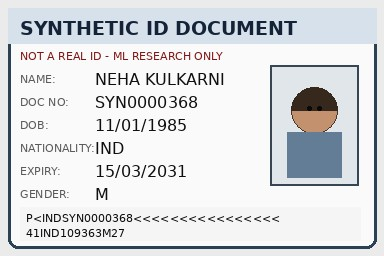
#> input picture SIH2026/SIH26188_tampering_starter_dataset/test/genuine/00368.jpg, 384 x 256 px
$ python -i photo_forgery.py   (imports and definitions only)   (older library calls are emulated)
#> lines starting #> are read from the running program, lines starting #| are printed output that depends on the picture
"""Photo Replacement & Compositing Forensic Analysis Module.

Detects whether a photograph on an identity document appears to have been
digitally replaced, manipulated, or composited.

Independent of face verification (face-matching).
"""
from __future__ import annotations

import io
import math
import numpy as np
import cv2
from PIL import Image, ImageChops
from typing import Dict, Any, List, Tuple, Optional


def detect_photo_region(img: Image.Image | np.ndarray) -> Tuple[Optional[Tuple[int, int, int, int]], float, List[str]]:
    """Locate portrait region using face detection or layout geometry.

    Returns:
        (x0, y0, x1, y1) bounding box in image coordinates, confidence score, and detection notes.
    """
    if isinstance(img, np.ndarray):
        img = Image.fromarray(cv2.cvtColor(img, cv2.COLOR_BGR2RGB))
    w, h = img.size
    rgb = np.asarray(img.convert("RGB"))
    bgr = cv2.cvtColor(rgb, cv2.COLOR_RGB2BGR)
    gray = cv2.cvtColor(bgr, cv2.COLOR_BGR2GRAY)
    notes = []

    # 1. Try OpenCV Haar Cascade face detection
    try:
        cascade_path = cv2.data.haarcascades + 'haarcascade_frontalface_default.xml'
        face_cascade = cv2.CascadeClassifier(cascade_path)
        faces = face_cascade.detectMultiScale(gray, scaleFactor=1.1, minNeighbors=4, minSize=(int(h * 0.15), int(h * 0.15)))
        if len(faces) > 0:
            # Pick largest face
            fx, fy, fw, fh = max(faces, key=lambda f: f[2] * f[3])
            # Expand bounding box by 30% margin to cover entire portrait box border
            margin_w = int(fw * 0.30)
            margin_h = int(fh * 0.35)
            x0 = max(0, fx - margin_w)
            y0 = max(0, fy - margin_h)
            x1 = min(w, fx + fw + margin_w)
            y1 = min(h, fy + fh + margin_h)
            notes.append(f"Portrait region detected via face location: [{x0}, {y0}, {x1}, {y1}]")
            return (x0, y0, x1, y1), 0.92, notes
    except Exception as e:
        notes.append(f"Face cascade detection note: {e}")

    # 2. Document layout heuristic fallback (e.g. passport / ID photo region)
    # Typical portrait position: left 5%-40% width, 15%-75% height
    x0, y0, x1, y1 = int(w * 0.04), int(h * 0.15), int(w * 0.38), int(h * 0.72)
    notes.append(f"Portrait region estimated from document geometry: [{x0}, {y0}, {x1}, {y1}]")
    return (x0, y0, x1, y1), 0.65, notes


def analyze_photo_replacement(img: Image.Image | np.ndarray, photo_box: Optional[Tuple[int, int, int, int]] = None) -> Dict[str, Any]:
    """Analyze portrait region for forensic indicators of photo replacement / digital splicing."""
    if isinstance(img, np.ndarray):
        img = Image.fromarray(cv2.cvtColor(img, cv2.COLOR_BGR2RGB))
    w, h = img.size

    # 1. Locate photo region if not provided
    if photo_box is None:
        photo_box, loc_conf, loc_notes = detect_photo_region(img)
    else:
        loc_conf = 0.95
        loc_notes = ["User-provided portrait coordinates"]

    if photo_box is None or loc_conf < 0.30:
        return {
            "status": "INCONCLUSIVE",
            "confidence": 0.0,
            "reasons": ["Portrait region could not be located on the document"],
            "metrics": {},
            "notes": loc_notes,
        }

    x0, y0, x1, y1 = photo_box
    pw, ph = x1 - x0, y1 - y0

    if pw < 20 or ph < 20 or pw >= w or ph >= h:
        return {
            "status": "INCONCLUSIVE",
            "confidence": 0.0,
            "reasons": ["Detected portrait region is invalid or bounds entire image"],
            "metrics": {},
            "notes": loc_notes,
        }

    rgb = np.asarray(img.convert("RGB")).astype(np.float32)
    gray = cv2.cvtColor(rgb.astype(np.uint8), cv2.COLOR_RGB2GRAY).astype(np.float32)

    # Extract portrait ROI and background ROI (document area outside photo box)
    photo_roi = gray[y0:y1, x0:x1]

    # Background ROI: sample document area to the right or top of photo box
    bg_x0 = min(w - 10, x1 + 10)
    bg_x1 = min(w, bg_x0 + pw)
    bg_roi = gray[y0:y1, bg_x0:bg_x1] if (bg_x1 - bg_x0 > 20) else gray[0:int(h * 0.3), int(w * 0.5):w]

    if photo_roi.size < 100 or bg_roi.size < 100:
        return {
            "status": "INCONCLUSIVE",
            "confidence": 0.0,
            "reasons": ["Insufficient pixel area inside portrait ROI"],
            "metrics": {},
            "notes": loc_notes,
        }

    reasons = []
    suspicion_score = 0.0

    # -------------------------------------------------------------------------
    # INDICATOR 1: Boundary / Perimeter Edge Discontinuity (Seam Artifacts)
    # -------------------------------------------------------------------------
    sobel_x = cv2.Sobel(gray, cv2.CV_32F, 1, 0, ksize=3)
    sobel_y = cv2.Sobel(gray, cv2.CV_32F, 0, 1, ksize=3)
    edge_mag = np.sqrt(sobel_x**2 + sobel_y**2)

    # Sample perimeter border (5px strip along photo box boundary)
    border_mask = np.zeros_like(gray, dtype=bool)
    pad = 4
    border_mask[max(0, y0-pad):min(h, y0+pad), x0:x1] = True
    border_mask[max(0, y1-pad):min(h, y1+pad), x0:x1] = True
    border_mask[y0:y1, max(0, x0-pad):min(w, x0+pad)] = True
    border_mask[y0:y1, max(0, x1-pad):min(w, x1+pad)] = True

    border_edge = float(edge_mag[border_mask].mean()) if border_mask.any() else 0.0
    photo_interior_edge = float(edge_mag[y0+10:y1-10, x0+10:x1-10].mean()) if (y1-y0 > 20 and x1-x0 > 20) else 1.0

    boundary_ratio = round(border_edge / (photo_interior_edge + 1e-4), 3)
    if boundary_ratio > 2.8:
        suspicion_score += 0.35
        reasons.append(f"Irregular portrait boundary / edge discontinuity around photo region (Ratio: {boundary_ratio})")

    # -------------------------------------------------------------------------
    # INDICATOR 2: Texture / High-Frequency Noise Mismatch
    # -------------------------------------------------------------------------
    photo_lap = float(cv2.Laplacian(photo_roi.astype(np.uint8), cv2.CV_64F).var())
    bg_lap = float(cv2.Laplacian(bg_roi.astype(np.uint8), cv2.CV_64F).var())

    lap_ratio = round(abs(photo_lap - bg_lap) / (bg_lap + 1e-4), 3)
    if lap_ratio > 3.5:
        suspicion_score += 0.30
        reasons.append(f"Texture & noise frequency mismatch between portrait and document background (Variance Diff: {lap_ratio})")

    # -------------------------------------------------------------------------
    # INDICATOR 3: Error Level Analysis (ELA) Compression Discontinuity
    # -------------------------------------------------------------------------
    buf = io.BytesIO()
    img.convert("RGB").save(buf, "JPEG", quality=90)
    buf.seek(0)
    recompressed = Image.open(buf).convert("RGB")
    diff = ImageChops.difference(img.convert("RGB"), recompressed)
    diff_arr = np.asarray(diff).astype(np.float32).mean(axis=2)

    photo_ela = float(diff_arr[y0:y1, x0:x1].mean())
    bg_ela = float(diff_arr[0:h, 0:w].mean())

    ela_ratio = round(photo_ela / (bg_ela + 1e-4), 3)
    if ela_ratio > 2.2 or ela_ratio < 0.40:
        suspicion_score += 0.25
        reasons.append(f"JPEG compression / ELA response mismatch in portrait region (Ratio: {ela_ratio})")

    # -------------------------------------------------------------------------
    # INDICATOR 4: Color / Illumination Temperature Divergence
    # -------------------------------------------------------------------------
    hsv = cv2.cvtColor(rgb.astype(np.uint8), cv2.COLOR_RGB2HSV)
    photo_hsv = hsv[y0:y1, x0:x1]
    bg_hsv = hsv[y0:y1, bg_x0:bg_x1] if (bg_x1 - bg_x0 > 20) else hsv[0:int(h * 0.3), int(w * 0.5):w]

    hist_photo = cv2.calcHist([photo_hsv], [0, 1], None, [18, 16], [0, 180, 0, 256])
    hist_bg = cv2.calcHist([bg_hsv], [0, 1], None, [18, 16], [0, 180, 0, 256])

    cv2.normalize(hist_photo, hist_photo, alpha=1, beta=0, norm_type=cv2.NORM_L1)
    cv2.normalize(hist_bg, hist_bg, alpha=1, beta=0, norm_type=cv2.NORM_L1)

    color_dist = round(float(cv2.compareHist(hist_photo, hist_bg, cv2.HISTCMP_BHATTACHARYYA)), 3)
    if color_dist > 0.60:
        suspicion_score += 0.20
        reasons.append(f"Illumination & color distribution mismatch in portrait area (Distance: {color_dist})")

    # Final Composite Status & Confidence Calculation
    composite_suspicion = min(1.0, suspicion_score)

    if composite_suspicion >= 0.50 or len(reasons) >= 2:
        status = "SUSPICIOUS"
        confidence = round(min(0.98, 0.70 + composite_suspicion * 0.28), 2)
    else:
        status = "NOT_DETECTED"
        confidence = round(max(0.85, 0.98 - composite_suspicion * 0.20), 2)

    return {
        "status": status,
        "confidence": confidence,
        "reasons": reasons,
        "metrics": {
            "boundaryRatio": boundary_ratio,
            "textureRatio": lap_ratio,
            "elaRatio": ela_ratio,
            "colorDistance": color_dist,
            "suspicionScore": round(composite_suspicion, 3),
        },
        "notes": loc_notes,
    }

>>> from PIL import Image
>>> picture = Image.open('../../../SIH2026/SIH26188_tampering_starter_dataset/test/genuine/00368.jpg')
#> picture is the input picture: PIL image 384x256 RGB; mean R, G, B 218.1, 220.2, 222.8
>>> result = analyze_photo_replacement(picture)
#> in detect_photo_region, `gray = cv2.cvtColor(bgr, cv2.COLOR_BGR2GRAY)`:
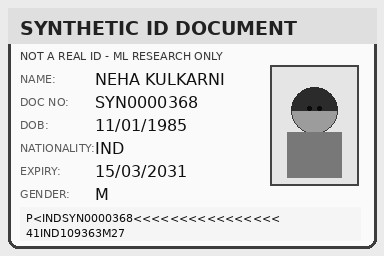
#> gray: shape (256, 384); min 0, max 255, mean 219.9
#> in detect_photo_region, `faces = face_cascade.detectMultiScale(gray, scaleFactor=1.1, minNeighb..`: faces = ()
#> in analyze_photo_replacement, `photo_box, loc_conf, loc_notes = detect_photo_region(img)`: photo_box = (15, 38, 145, 184); loc_conf = 0.65; loc_notes = 1 item
#> in analyze_photo_replacement, `x0, y0, x1, y1 = photo_box`: x0 = 15; y0 = 38; x1 = 145; y1 = 184
#> in analyze_photo_replacement, `pw, ph = x1 - x0, y1 - y0`: pw = 130; ph = 146
#> in analyze_photo_replacement, `photo_roi = gray[y0:y1, x0:x1]`:
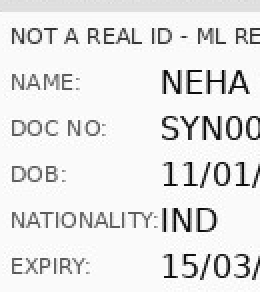
#> photo_roi: shape (146, 130) float32 (shown 2 times larger); min 3, max 255, mean 231.1
#> in analyze_photo_replacement, `bg_x0 = min(w - 10, x1 + 10)`: bg_x0 = 155
#> in analyze_photo_replacement, `bg_x1 = min(w, bg_x0 + pw)`: bg_x1 = 285
#> in analyze_photo_replacement, `bg_roi = gray[y0:y1, bg_x0:bg_x1] if (bg_x1 - bg_x0 > 20) else gray[0:..`:
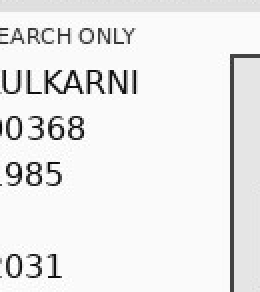
#> bg_roi: shape (146, 130) float32 (shown 2 times larger); min 6, max 255, mean 234.8
#> in analyze_photo_replacement, `sobel_x = cv2.Sobel(gray, cv2.CV_32F, 1, 0, ksize=3)`:
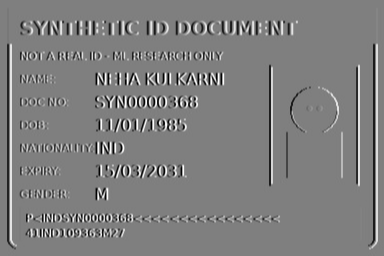
#> sobel_x: shape (256, 384) float32; min -958, max 962, mean 0; drawn with min black and max white
#> in analyze_photo_replacement, `sobel_y = cv2.Sobel(gray, cv2.CV_32F, 0, 1, ksize=3)`:
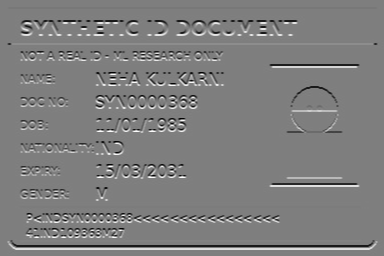
#> sobel_y: shape (256, 384) float32; min -949, max 957, mean 0; drawn with min black and max white
#> in analyze_photo_replacement, `edge_mag = np.sqrt(sobel_x**2 + sobel_y**2)`:
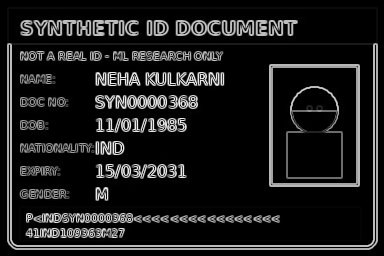
#> edge_mag: shape (256, 384) float32; min 0, max 1020.7, mean 118.4; drawn with min black and max white
#> in analyze_photo_replacement, `border_edge = float(edge_mag[border_mask].mean()) if border_mask.any()..`: border_edge = 98.69
#> in analyze_photo_replacement, `photo_interior_edge = float(edge_mag[y0+10:y1-10, x0+10:x1-10].mean())..`: photo_interior_edge = 149.9
#> in analyze_photo_replacement, `boundary_ratio = round(border_edge / (photo_interior_edge + 1e-4), 3)`: boundary_ratio = 0.658
#> in analyze_photo_replacement, `photo_lap = float(cv2.Laplacian(photo_roi.astype(np.uint8), cv2.CV_64F..`: photo_lap = 13269.4
#> in analyze_photo_replacement, `bg_lap = float(cv2.Laplacian(bg_roi.astype(np.uint8), cv2.CV_64F).var())`: bg_lap = 8241
#> in analyze_photo_replacement, `lap_ratio = round(abs(photo_lap - bg_lap) / (bg_lap + 1e-4), 3)`: lap_ratio = 0.61
#> in analyze_photo_replacement, `diff_arr = np.asarray(diff).astype(np.float32).mean(axis=2)`:
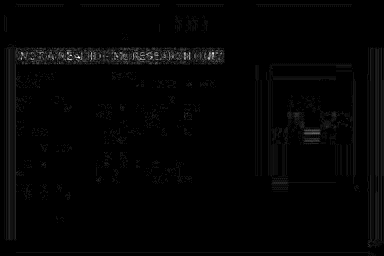
#> diff_arr: shape (256, 384) float32; min 0, max 14, mean 0.196; drawn with min black and max white
#> in analyze_photo_replacement, `photo_ela = float(diff_arr[y0:y1, x0:x1].mean())`: photo_ela = 0.325
#> in analyze_photo_replacement, `bg_ela = float(diff_arr[0:h, 0:w].mean())`: bg_ela = 0.196
#> in analyze_photo_replacement, `ela_ratio = round(photo_ela / (bg_ela + 1e-4), 3)`: ela_ratio = 1.66
#> in analyze_photo_replacement, `hsv = cv2.cvtColor(rgb.astype(np.uint8), cv2.COLOR_RGB2HSV)`: hsv: shape (256, 384, 3); mean H, S, V 45.9, 14.2, 224.4
#> in analyze_photo_replacement, `photo_hsv = hsv[y0:y1, x0:x1]`: photo_hsv: shape (146, 130, 3); mean H, S, V 16.4, 3.7, 232.7
#> in analyze_photo_replacement, `bg_hsv = hsv[y0:y1, bg_x0:bg_x1] if (bg_x1 - bg_x0 > 20) else hsv[0:in..`: bg_hsv: shape (146, 130, 3); mean H, S, V 29.9, 4.7, 236.8
#> in analyze_photo_replacement, `color_dist = round(float(cv2.compareHist(hist_photo, hist_bg, cv2.HIST..`: color_dist = 0.207
#> result = 5 items
